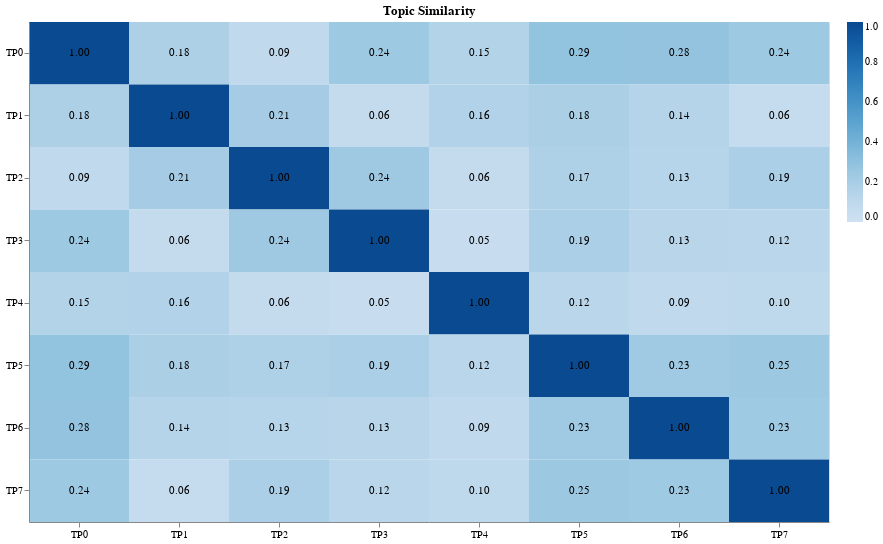

Notebook cell for this chart:
### Markdown cell above
### Model evaluation.

### Code cell
# Get similarity score for each pair of topics. 
df_topic_sim = get_topic_similarity(component) 

# Plot. 
visualizer.plot_similarity(df_topic_sim, x="topic", y="to_compare", z="topic_similarity")

### Figure 1 — Vega-Lite specification as saved in the notebook (floating-point values rounded to 4 significant figures)
{"config": {"view": {"continuousWidth": 400, "continuousHeight": 300}}, "layer": [{"mark": {"type": "rect", "opacity": 1}, "encoding": {"color": {"type": "quantitative", "field": "topic_similarity", "legend": {"direction": "vertical", "title": ""}, "scale": {"domain": [0, 1], "reverse": false, "scheme": "blues"}}, "tooltip": [{"type": "nominal", "field": "topic", "title": "topic"}, {"type": "nominal", "field": "to_compare", "title": "to_compare"}, {"type": "quantitative", "field": "topic_similarity", "format": ".2f", "title": "topic_similarity"}], "x": {"type": "nominal", "axis": {"labelAngle": 0, "labelFontSize": 10, "title": "", "titleFontSize": 14}, "field": "topic", "sort": ["TP0", "TP1", "TP2", "TP3", "TP4", "TP5", "TP6", "TP7"]}, "y": {"type": "nominal", "axis": {"labelFontSize": 10, "title": "", "titleFontSize": 14}, "field": "to_compare", "sort": ["TP0", "TP1", "TP2", "TP3", "TP4", "TP5", "TP6", "TP7"]}}, "height": 500, "selection": {"selector001": {"type": "interval", "bind": "scales", "encodings": ["x", "y"]}}, "title": "Topic Similarity", "width": 800}, {"mark": {"type": "text", "baseline": "middle"}, "encoding": {"text": {"type": "quantitative", "field": "topic_similarity", "format": ".2f"}, "tooltip": [{"type": "nominal", "field": "topic", "title": "topic"}, {"type": "nominal", "field": "to_compare", "title": "to_compare"}, {"type": "quantitative", "field": "topic_similarity", "format": ".2f", "title": "topic_similarity"}], "x": {"type": "nominal", "axis": {"labelAngle": 0, "labelFontSize": 10, "title": "", "titleFontSize": 14}, "field": "topic", "sort": ["TP0", "TP1", "TP2", "TP3", "TP4", "TP5", "TP6", "TP7"]}, "y": {"type": "nominal", "axis": {"labelFontSize": 10, "title": "", "titleFontSize": 14}, "field": "to_compare", "sort": ["TP0", "TP1", "TP2", "TP3", "TP4", "TP5", "TP6", "TP7"]}}, "height": 500, "title": "Topic Similarity", "width": 800}], "data": {"name": "data-f170353cdcc56fb7169e3d902f4e4c99"}, "$schema": "https://vega.github.io/schema/vega-lite/v4.8.1.json", "datasets": {"data-f170353cdcc56fb7169e3d902f4e4c99": [{"topic": "TP0", "to_compare": "TP0", "topic_similarity": 1.0}, {"topic": "TP1", "to_compare": "TP0", "topic_similarity": 0.1756}, {"topic": "TP2", "to_compare": "TP0", "topic_similarity": 0.09037}, {"topic": "TP3", "to_compare": "TP0", "topic_similarity": 0.2419}, {"topic": "TP4", "to_compare": "TP0", "topic_similarity": 0.1504}, {"topic": "TP5", "to_compare": "TP0", "topic_similarity": 0.2863}, {"topic": "TP6", "to_compare": "TP0", "topic_similarity": 0.284}, {"topic": "TP7", "to_compare": "TP0", "topic_similarity": 0.2413}, {"topic": "TP0", "to_compare": "TP1", "topic_similarity": 0.1756}, {"topic": "TP1", "to_compare": "TP1", "topic_similarity": 1.0}, {"topic": "TP2", "to_compare": "TP1", "topic_similarity": 0.2116}, {"topic": "TP3", "to_compare": "TP1", "topic_similarity": 0.0626}, {"topic": "TP4", "to_compare": "TP1", "topic_similarity": 0.1586}, {"topic": "TP5", "to_compare": "TP1", "topic_similarity": 0.1843}, {"topic": "TP6", "to_compare": "TP1", "topic_similarity": 0.1417}, {"topic": "TP7", "to_compare": "TP1", "topic_similarity": 0.05593}, {"topic": "TP0", "to_compare": "TP2", "topic_similarity": 0.09037}, {"topic": "TP1", "to_compare": "TP2", "topic_similarity": 0.2116}, {"topic": "TP2", "to_compare": "TP2", "topic_similarity": 1.0}, {"topic": "TP3", "to_compare": "TP2", "topic_similarity": 0.2368}, {"topic": "TP4", "to_compare": "TP2", "topic_similarity": 0.06278}, {"topic": "TP5", "to_compare": "TP2", "topic_similarity": 0.1662}, {"topic": "TP6", "to_compare": "TP2", "topic_similarity": 0.1325}, {"topic": "TP7", "to_compare": "TP2", "topic_similarity": 0.1883}, {"topic": "TP0", "to_compare": "TP3", "topic_similarity": 0.2419}, {"topic": "TP1", "to_compare": "TP3", "topic_similarity": 0.0626}, {"topic": "TP2", "to_compare": "TP3", "topic_similarity": 0.2368}, {"topic": "TP3", "to_compare": "TP3", "topic_similarity": 1.0}, {"topic": "TP4", "to_compare": "TP3", "topic_similarity": 0.04682}, {"topic": "TP5", "to_compare": "TP3", "topic_similarity": 0.1894}, {"topic": "TP6", "to_compare": "TP3", "topic_similarity": 0.1257}, {"topic": "TP7", "to_compare": "TP3", "topic_similarity": 0.1247}, {"topic": "TP0", "to_compare": "TP4", "topic_similarity": 0.1504}, {"topic": "TP1", "to_compare": "TP4", "topic_similarity": 0.1586}, {"topic": "TP2", "to_compare": "TP4", "topic_similarity": 0.06278}, {"topic": "TP3", "to_compare": "TP4", "topic_similarity": 0.04682}, {"topic": "TP4", "to_compare": "TP4", "topic_similarity": 1.0}, {"topic": "TP5", "to_compare": "TP4", "topic_similarity": 0.1175}, {"topic": "TP6", "to_compare": "TP4", "topic_similarity": 0.08913}, {"topic": "TP7", "to_compare": "TP4", "topic_similarity": 0.101}, {"topic": "TP0", "to_compare": "TP5", "topic_similarity": 0.2863}, {"topic": "TP1", "to_compare": "TP5", "topic_similarity": 0.1843}, {"topic": "TP2", "to_compare": "TP5", "topic_similarity": 0.1662}, {"topic": "TP3", "to_compare": "TP5", "topic_similarity": 0.1894}, {"topic": "TP4", "to_compare": "TP5", "topic_similarity": 0.1175}, {"topic": "TP5", "to_compare": "TP5", "topic_similarity": 1.0}, {"topic": "TP6", "to_compare": "TP5", "topic_similarity": 0.2332}, {"topic": "TP7", "to_compare": "TP5", "topic_similarity": 0.2486}, {"topic": "TP0", "to_compare": "TP6", "topic_similarity": 0.284}, {"topic": "TP1", "to_compare": "TP6", "topic_similarity": 0.1417}, {"topic": "TP2", "to_compare": "TP6", "topic_similarity": 0.1325}, {"topic": "TP3", "to_compare": "TP6", "topic_similarity": 0.1257}, {"topic": "TP4", "to_compare": "TP6", "topic_similarity": 0.08913}, {"topic": "TP5", "to_compare": "TP6", "topic_similarity": 0.2332}, {"topic": "TP6", "to_compare": "TP6", "topic_similarity": 1.0}, {"topic": "TP7", "to_compare": "TP6", "topic_similarity": 0.2342}, {"topic": "TP0", "to_compare": "TP7", "topic_similarity": 0.2413}, {"topic": "TP1", "to_compare": "TP7", "topic_similarity": 0.05593}, {"topic": "TP2", "to_compare": "TP7", "topic_similarity": 0.1883}, {"topic": "TP3", "to_compare": "TP7", "topic_similarity": 0.1247}, {"topic": "TP4", "to_compare": "TP7", "topic_similarity": 0.101}, {"topic": "TP5", "to_compare": "TP7", "topic_similarity": 0.2486}, {"topic": "TP6", "to_compare": "TP7", "topic_similarity": 0.2342}, {"topic": "TP7", "to_compare": "TP7", "topic_similarity": 1.0}]}}
